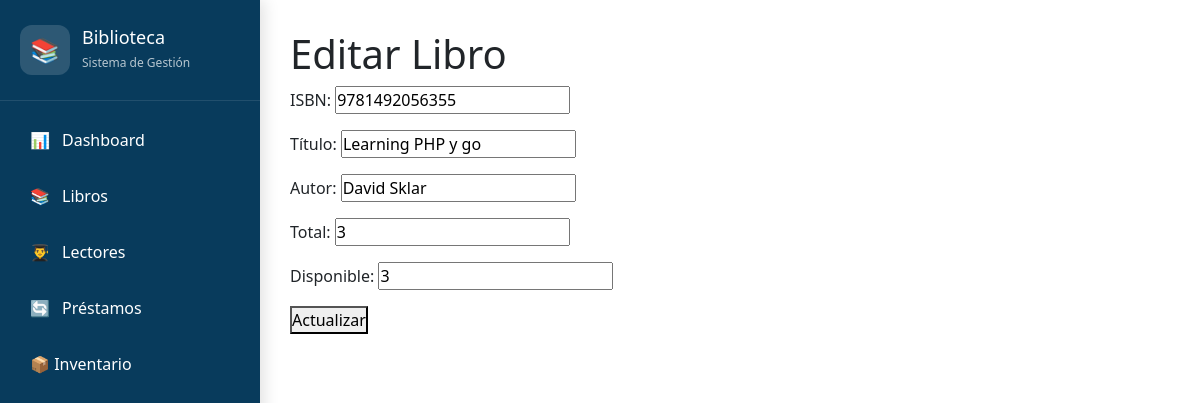
Screenshot of /biblioteca/public/index.php?url=libros/edit&id=2 with the database file from the repository.
### tables this page shows
CREATE TABLE `libros` (
  `id` int(11) NOT NULL,
  `isbn` varchar(20) DEFAULT NULL,
  `titulo` varchar(255) NOT NULL,
  `autor` varchar(255) NOT NULL,
  `editorial` varchar(255) DEFAULT NULL,
  `anio_publicacion` year(4) DEFAULT NULL,
  `categoria_id` int(11) DEFAULT NULL,
  `cantidad_total` int(11) NOT NULL DEFAULT 0,
  `cantidad_disponible` int(11) NOT NULL DEFAULT 0,
  `ubicacion` varchar(100) DEFAULT NULL,
  `portada` varchar(255) DEFAULT NULL,
  `estado` enum('Disponible','Agotado') DEFAULT 'Disponible',
  `fecha_registro` timestamp NOT NULL DEFAULT current_timestamp()
);

### biblioteca/app/controllers/LibroController.php (called while the page is built, shortened)
<?php
require_once '../app/models/Libro.php';
class LibroController
{
    public function edit()
    {
        $id = $_GET['id'] ?? null;
        $libroModel = new Libro();
        $libro = $libroModel->obtenerPorId($id);
        require '../app/views/libros/edit.php';
    }
}

### biblioteca/config/database.php (called while the page is built)
<?php
class Database
{
    private static $host = "localhost";
    private static $dbname = "biblioteca";
    private static $user = "root";
    private static $pass = "";
    public static function connect()
    {
        try {
            $pdo = new PDO(
                "mysql:host=" . self::$host . ";dbname=" . self::$dbname . ";charset=utf8",
                self::$user,
                self::$pass
            );
            $pdo->setAttribute(PDO::ATTR_ERRMODE, PDO::ERRMODE_EXCEPTION);
            return $pdo;
        } catch (PDOException $e) {
            die("Error de conexión: " . $e->getMessage());
        }
    }
}

### biblioteca/app/models/Libro.php (called while the page is built, shortened)
<?php
require_once '../config/database.php';
class Libro
{
    private $db;
    public function __construct()
    {
        $this->db = Database::connect();
    }
    public function obtenerPorId($id)
    {
        $sql = "SELECT * FROM libros WHERE id = :id";
        $stmt = $this->db->prepare($sql);
        $stmt->execute([
            ':id' => $id
        ]);
        return $stmt->fetch(PDO::FETCH_ASSOC);
    }
}

### biblioteca/app/views/libros/edit.php (the view, shortened to what this page needs)
<?php
require '../app/views/layouts/header.php';
require '../app/views/layouts/sidebar.php';
?>
<div class="content">
    <h1>Editar Libro</h1>
    <form action="?url=libros/update" method="POST">
        <p>
            ISBN: <input type="text" name="isbn" value="<?= htmlspecialchars($libro['isbn'] ?? '') ?>">
        </p>
        <p>
            Título: <input type="text" name="titulo" value="<?= htmlspecialchars($libro['titulo'] ?? '') ?>">
        </p>
        <p>
            Autor: <input type="text" name="autor" value="<?= htmlspecialchars($libro['autor'] ?? '') ?>">
        </p>
        <p>
            Total: <input type="number" name="cantidad_total" value="<?= htmlspecialchars($libro['cantidad_total'] ?? '') ?>">
        </p>
        <p>
            Disponible: <input type="number" name="cantidad_disponible" value="<?= htmlspecialchars($libro['cantidad_disponible'] ?? '') ?>">
        </p>
        <button type="submit">Actualizar</button>
    </form>
</div>
<?php require '../app/views/layouts/footer.php'; ?>

### biblioteca/public/assets/css/main.css (style rules this page uses)
* { margin: 0; padding: 0; box-sizing: border-box; }
body { font-family: "Segoe UI", sans-serif; background: #f4f6f9; color: #333; }
.wrapper { display: flex; min-height: 100vh; }
.content { flex: 1; margin-left: 260px; padding: 30px; min-height: 100vh; width: calc(100% - 260px); }

### rows the page displays
libros: isbn "9781492056355", titulo "Learning PHP y go", autor "David Sklar", cantidad_total "3", cantidad_disponible "3"
